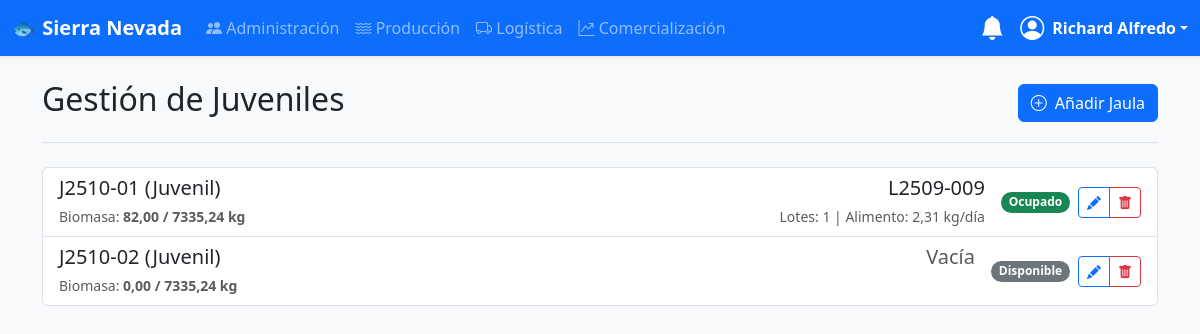
/produccion/juveniles/ (signed in), run on an earlier commit of the app's database.
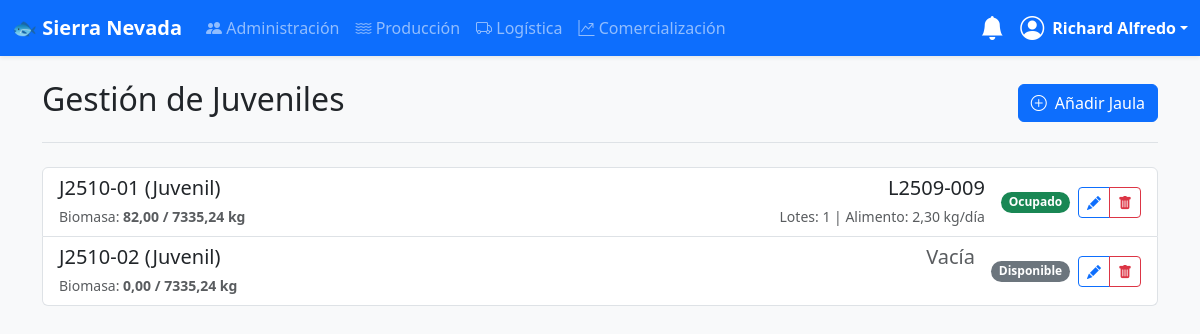
And on a later commit of the database.
### produccion/models.py (models this page shows, shortened)
class UnidadProduccionBiomasa(models.Model):
    FORMAS = (
        ('RECTANGULAR', 'Rectangular'),
        ('CIRCULAR', 'Circular'),
        ('HEXAGONAL', 'Hexagonal'),
        ('DECAGONAL', 'Decagonal'),
    )
    forma = models.CharField(max_length=20, choices=FORMAS, default='RECTANGULAR', verbose_name="Forma de la unidad")
    largo_m = models.FloatField(null=True, blank=True, verbose_name="Largo (m)")
    ancho_m = models.FloatField(null=True, blank=True, verbose_name="Ancho (m)")
    diametro_m = models.FloatField(null=True, blank=True, verbose_name="Diámetro / Ancho (m)", help_text="Para formas circulares o poligonales, es la distancia de lado a lado.")
    lado_m = models.FloatField(null=True, blank=True, verbose_name="Longitud de Lado (calculado)", editable=False)
    alto_m = models.FloatField(null=True, blank=True, verbose_name="Altura del Agua / Profundidad Efectiva (m)")
    densidad_siembra_kg_m3 = models.FloatField(default=10.0, verbose_name="Densidad de Siembra (kg/m³)")
    capacidad_maxima_kg = models.DecimalField(max_digits=10, decimal_places=2, default=0.00, editable=False, verbose_name="Capacidad Máxima de Biomasa (kg)")
    class Meta:
        abstract = True

class Jaula(UnidadProduccionBiomasa):
    TIPO_JAULA = (('JUVENIL', 'Juvenil'), ('ENGORDE', 'Engorde'))
    codigo = models.CharField(max_length=50, unique=True, blank=True, editable=False)
    tipo = models.CharField(max_length=10, choices=TIPO_JAULA, default='ENGORDE', verbose_name="Tipo de Jaula")
    @property
    def biomasa_actual(self):
        total = self.lotes.aggregate(total_biomasa=Coalesce(Sum(F('cantidad_total_peces') * F('peso_promedio_pez_gr') / Decimal(1000.0)), Decimal(0.0)))['total_biomasa']
        return round(total, 2)
    @property
    def alimento_diario_total_kg(self):
        return round(sum(lote.alimento_diario_kg for lote in self.lotes.all()), 2)
    def __str__(self):
        return f"{self.codigo} ({self.get_tipo_display()})"

class Lote(models.Model):
    ETAPAS = (('OVAS', 'Ovas'), ('ALEVINES', 'Alevines'), ('JUVENILES', 'Juveniles'), ('ENGORDE', 'Engorde'))
    codigo_lote = models.CharField(max_length=50, unique=True, blank=True, editable=False)
    etapa_actual = models.CharField(max_length=10, choices=ETAPAS)
    cantidad_inicial = models.PositiveIntegerField(default=0, editable=False, help_text="Cantidad de peces al inicio de la etapa actual")
    peso_promedio_inicial_gr = models.DecimalField(max_digits=7, decimal_places=2, default=Decimal('0.00'), editable=False, help_text="Peso promedio al inicio de la etapa actual")
    cantidad_total_peces = models.PositiveIntegerField(default=0)
    talla_min_cm = models.DecimalField(max_digits=5, decimal_places=2, null=True, blank=True, verbose_name="Talla Mínima (cm)")
    talla_max_cm = models.DecimalField(max_digits=5, decimal_places=2, null=True, blank=True, verbose_name="Talla Máxima (cm)")
    peso_promedio_pez_gr = models.DecimalField(max_digits=7, decimal_places=2, null=True, blank=True, help_text="Peso promedio en gramos")
    bastidor = models.OneToOneField('Bastidor', on_delete=models.SET_NULL, null=True, blank=True, related_name='lote_actual')
    artesa = models.ForeignKey('Artesa', on_delete=models.SET_NULL, null=True, blank=True, related_name='lotes')
    jaula = models.ForeignKey('Jaula', on_delete=models.SET_NULL, null=True, blank=True, related_name='lotes')
    fecha_ingreso_etapa = models.DateField(default=timezone.now)
    activo = models.BooleanField(default=True, help_text="Indica si el lote está activo o ha sido finalizado/cerrado")
    @property
    def biomasa_kg(self):
        if self.cantidad_total_peces and self.peso_promedio_pez_gr:
            return (Decimal(self.cantidad_total_peces) * self.peso_promedio_pez_gr) / Decimal(1000)
        return Decimal(0)
    @property
    def racion_alimentaria_porcentaje(self):
        if not self.talla_max_cm or not self.peso_promedio_pez_gr:
            return Decimal(0)
        talla = self.talla_max_cm
        peso = self.peso_promedio_pez_gr
        if peso <= 20: return Decimal('2.8')
        if peso <= 50: return Decimal('2.5')
        if peso <= 100: return Decimal('2.2')
        if peso <= 150: return Decimal('1.9')
        if peso <= 250: return Decimal('1.5')
        return Decimal('1.2')
    @property
    def alimento_diario_kg(self):
        if not self.cantidad_total_peces or not self.peso_promedio_pez_gr:
            return Decimal(0)
        racion = self.racion_alimentaria_porcentaje
        alimento_kg = (self.biomasa_kg * racion) / Decimal(100)
        return round(alimento_kg, 2)

### produccion/views.py (the view)
# urls.py: path('juveniles/', views.JuvenilListView.as_view(), name='juvenil-list'),
class JuvenilListView(ProduccionPermissionMixin, ListView):
    model = Jaula
    template_name = 'produccion/unidad_list.html'
    context_object_name = 'unidades'
    def get_queryset(self):
        return Jaula.objects.filter(tipo='JUVENIL').prefetch_related('lotes').order_by('codigo')
    def get_context_data(self, **kwargs):
        context = super().get_context_data(**kwargs)
        context.update({
            'titulo_etapa': 'Gestión de Juveniles',
            'tipo_unidad_slug': 'jaula',
            'tipo_unidad_singular': 'Jaula',
            'tipo_unidad_plural': 'Jaulas',
            'add_url': reverse_lazy('jaula-create'),
            'update_url_name': 'jaula-update',
            'delete_url_name': 'jaula-delete',
            'es_etapa_final': False,
            'jaula_tipo': 'JUVENIL',
        })
        return context

### produccion/views.py (called while the page is built)
    def test_func(self):
        return self.request.user.is_staff or self.request.user.groups.filter(name='Produccion').exists()

### usuarios/templatetags/auth_extras.py (called while the page is built)
@register.filter(name='has_group')
def has_group(user, group_name):
    return user.groups.filter(name=group_name).exists()

### templates/produccion/unidad_list.html (shortened to what the changed rows need)
{% extends "base.html" %}
{% block content %}
<div class="d-flex justify-content-between align-items-center mb-4 border-bottom pb-3">
    <h1 class="h2">{{ titulo_etapa }}</h1>
</div>
<div class="list-group" data-es-etapa-final="{{ es_etapa_final|yesno:'true,false' }}">
    {% for unidad in unidades %}
        <div class="list-group-item d-flex justify-content-between align-items-center">
            <button type="button" class="btn btn-link text-start text-decoration-none text-dark flex-grow-1 p-0 border-0"
                    data-bs-toggle="modal" data-bs-target="#detailModal"
                    data-unidad-id="{{ unidad.pk }}"
                    data-tipo-unidad="{{ tipo_unidad_slug }}">
                <div class="d-flex w-100">
                    <div class="flex-grow-1">
                        <h5 class="mb-1">{{ unidad }}</h5>
                        {% if tipo_unidad_slug == 'bastidor' %}
                            {% if unidad.lote_actual %}
                                <small class="text-muted">Ocupación: <strong>{{ unidad.lote_actual.cantidad_total_peces }} / {{ unidad.capacidad_maxima_unidades }}</strong> ovas</small>
                            {% else %}
                                <small class="text-muted">Capacidad: {{ unidad.capacidad_maxima_unidades }} ovas</small>
                            {% endif %}
                        {% else %}
                            <small class="text-muted">Biomasa: <strong>{{ unidad.biomasa_actual|floatformat:2 }} / {{ unidad.capacidad_maxima_kg|floatformat:2 }} kg</strong></small>
                        {% endif %}
                    </div>
                    <div class="text-end ps-3">
                        {% if tipo_unidad_slug == 'bastidor' %}
                            {% if unidad.lote_actual %}
                                <h5 class="mb-1">{{ unidad.lote_actual.codigo_lote }}</h5>
                            {% endif %}
                        {% else %}
                            {% if unidad.lotes.all %}
                                <h5 class="mb-1">
                                    {% for lote in unidad.lotes.all %}
                                        {{ lote.codigo_lote }}{% if not forloop.last %}, {% endif %}
                                    {% endfor %}
                                </h5>
                                <small class="text-muted">Lotes: {{ unidad.lotes.count }} | Alimento: {{ unidad.alimento_diario_total_kg|floatformat:2 }} kg/día</small>
                            {% else %}
                                <h5 class="mb-1 text-muted">Vacía</h5>
                            {% endif %}
                        {% endif %}
                    </div>
                </div>
            </button>
            <div class="d-flex align-items-center ps-3">
                {% if tipo_unidad_slug == 'bastidor' %}
                    {% if unidad.esta_disponible %}
                        <span class="badge bg-secondary rounded-pill">Disponible</span>
                    {% else %}
                        <span class="badge bg-success rounded-pill">Ocupado</span>
                    {% endif %}
                {% else %}
                    {% if unidad.lotes.all %}
                        <span class="badge bg-success rounded-pill">Ocupado</span>
                    {% else %}
                        <span class="badge bg-secondary rounded-pill">Disponible</span>
                    {% endif %}
                {% endif %}
                <div class="btn-group ms-2" role="group">
                    <a href="{% url update_url_name unidad.pk %}" class="btn btn-sm btn-outline-primary" title="Editar"><i class="bi bi-pencil-fill"></i></a>
                    <button type="button" class="btn btn-sm btn-outline-danger" title="Eliminar"
                            data-bs-toggle="modal" data-bs-target="#confirmDeleteModal"
                            data-form-url="{% url delete_url_name unidad.pk %}">
                        <i class="bi bi-trash-fill"></i>
                    </button>
                </div>
            </div>
        </div>
    {% empty %}
    <p class="text-center text-muted mt-4">No hay {{ tipo_unidad_plural|lower }} registradas.</p>
    {% endfor %}
</div>
{% endblock %}

What changed in the data, as far as the page shows it:
changed through a linked row, Jaula "J2510-01 (Juvenil)": alimento_diario_total_kg "2,31" → "2,30"
